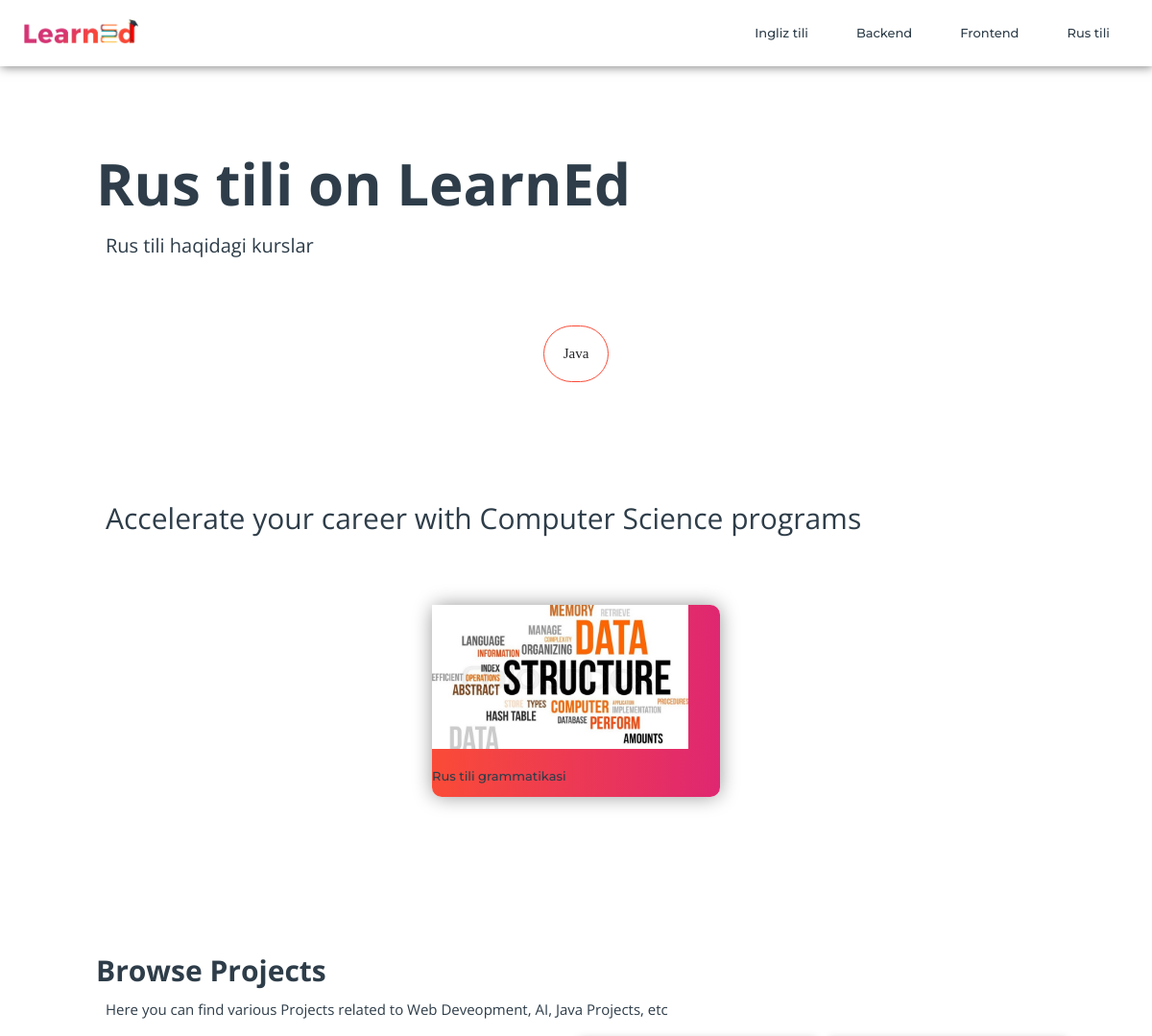
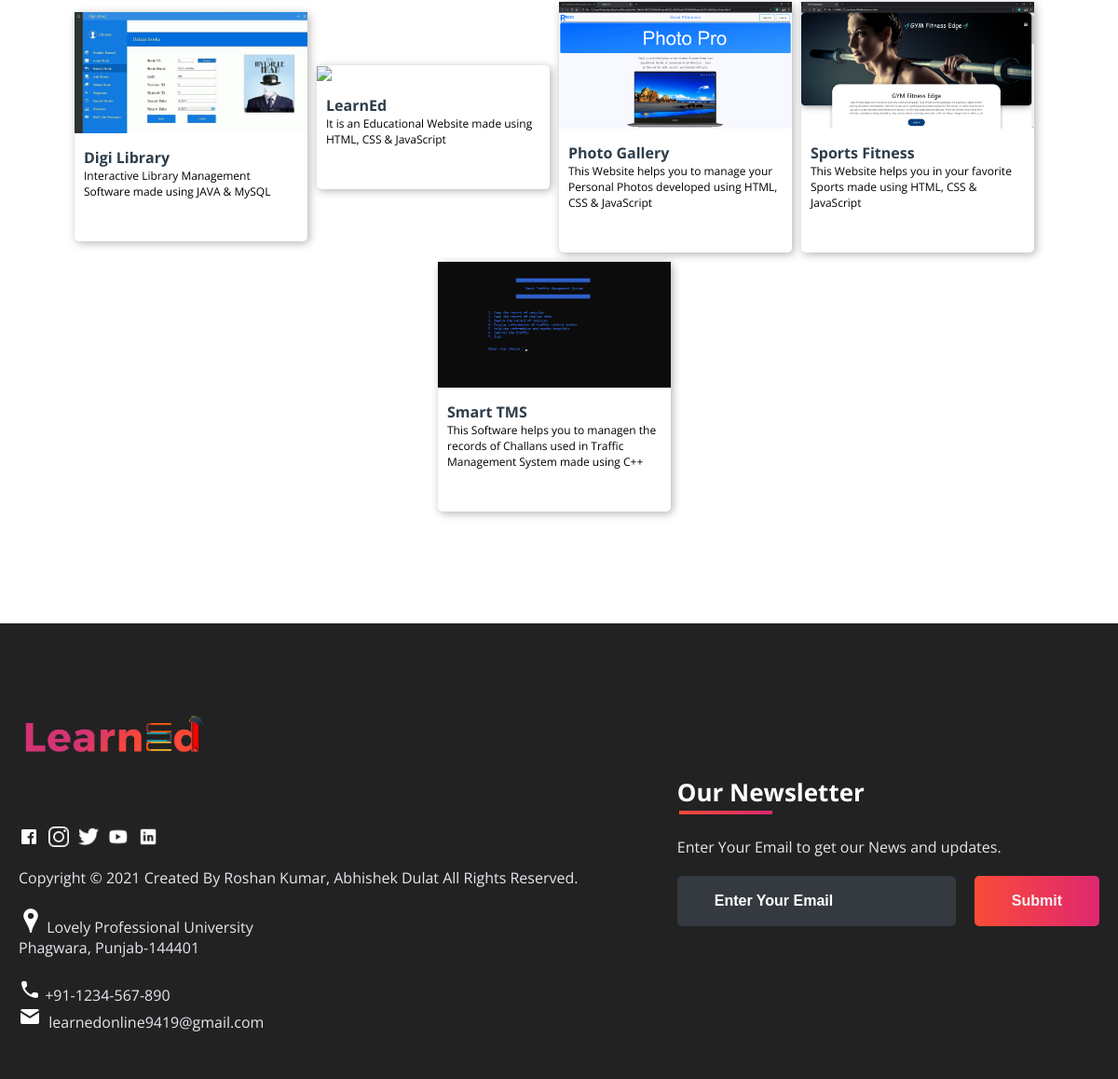
The page /course/russian/ on the database its author committed (2 pictures, top to bottom).
### learn/models.py (models this page shows, shortened)
class CategoryModel(models.Model):  # Frontend, Backend, Ingliz tili ...
    title = models.CharField(max_length=100)
    description = models.CharField(max_length=255)
    slug = models.SlugField(unique=True, blank=True, null=True)
    class Meta:
        verbose_name = 'category'
        verbose_name_plural = 'categories'

class SubjectModel(models.Model):  # JS, Python, Java, Elementary, Beginner ...
    title = models.CharField(max_length=100)
    image = models.ImageField()
    service_id = models.ForeignKey(CategoryModel, on_delete=models.CASCADE)
    class Meta:
        verbose_name = 'subject'
        verbose_name_plural = 'subjects'

### learn/views.py (the view)
# urls.py: path('course/<str:slug>/', category_page_view, name='course_page'),
def category_page_view(request, slug):
    category = CategoryModel.objects.get(slug=slug)
    subjects = SubjectModel.objects.filter(service_id=category.id)
    cats = CategoryModel.objects.all()
    context = {
        "category": category,
        "subjects": subjects,
        "categories": cats,
    }
    return render(request, 'course.html', context=context)

### templates/course.html (shortened to what this page needs)
{% load static %}
<!DOCTYPE html>
<html>
<head>
	<link rel="stylesheet" type="text/css" href="{% static '/subjects/subjects.css' %}">
</head>
<body>
	<header>
		<div class="nav" id="nav">
			<div id="learned-logo">
			<a href="{% url 'home_page' %}"><img src="{% static '/images/icon/logo.png' %}" style="width: 120px;"></a></div>
			<ul id="list-switch">
				{% for category in categories %}
					<li><a href="{% url 'course_page' slug=category.slug %}"><img src="" class="icon">{{ category.title }}</a></li>
				{% endfor %}
			</ul>
		</div>
	</header>
	<div class="title">
		<span>{{ category.title }} on LearnEd</span>
		<div class="shortdesc">
			<p>{{ category.description }}</p>
		</div>
	</div>
	<div class="course">
			<div class="cbox">
				<div class="det"><a href="#">Java</a></div>
		</div>
	</div>
	<div class="inbt">
		Accelerate your career with Computer Science programs
	</div>
	<div class="ccard">
	<center>
		<div class="ccardbox">
			{% for subject in subjects %}
				<div class="dcard">
				<a href="{% url 'view_page' pk=subject.pk %}"><div class="fpart"><img src="{{ subject.image.url }}"></div></a>
				<a href="#"><div class="spart"></div>{{ subject.title }}</a>
			</div>
			{% endfor %}
		</div>
	</center>
	</div>
	<div class="title2" id="projects">
		<span>Browse Projects</span>
		<div class="shortdesc2">
			<p>Here you can find various Projects related to Web Deveopment, AI, Java Projects, etc</p>
		</div>
	</div>
	<div class="project-panel">
		<div class="project-card">
			<img src="{% static '/images/projects/p1.jpg' %}">
			<div class="info">
				<h4>Digi Library</h4><p>Interactive Library Management Software made using JAVA & MySQL</p>
				<div class="download"><a href="https://github.com/roshan9419" target="_blank">Download</a></div>
			</div>
		</div>
		<div class="project-card">
			<img src="{% static '/images/projects/p2.jpg' %}">
			<div class="info">
				<h4>LearnEd</h4><p>It is an Educational Website made using HTML, CSS & JavaScript</p>
				<div class="download"><a href="https://github.com/roshan9419" target="_blank">Download</a></div>
			</div>
		</div>
		<div class="project-card">
			<img src="{% static '/images/projects/p3.jpg' %}">
			<div class="info">
				<h4>Photo Gallery</h4><p>This Website helps you to manage your Personal Photos developed using HTML, CSS & JavaScript</p>
				<div class="download"><a href="https://github.com/roshan9419" target="_blank">Download</a></div>
			</div>
		</div>
		<div class="project-card">
			<img src="{% static '/images/projects/p4.jpg' %}">
			<div class="info">
				<h4>Sports Fitness</h4><p>This Website helps you in your favorite Sports made using HTML, CSS & JavaScript</p>
				<div class="download"><a href="https://github.com/roshan9419" target="_blank">Download</a></div>
			</div>
		</div>
		<div class="project-card">
			<img src="{% static '/images/projects/p5.jpg' %}">
			<div class="info">
				<h4>Smart TMS</h4><p>This Software helps you to managen the records of Challans used in Traffic Management System made using C++</p>
				<div class="download"><a href="https://github.com/roshan9419/smart_traffic" target="_blank">Download</a></div>
			</div>
		</div>
	</div>
<br><br><br><br><br>
<footer>
	<div class="footer-container">
		<div class="left-col">
			<img src="{% static '/images/icon/logo - Copy.png' %}" style="width: 200px;">
			<div class="social-media">
				<a href="#"><img src="{% static '/images/icon\fb.png' %}"></a>
				<a href="#"><img src="{% static '/images/icon\insta.png' %}"></a>
				<a href="#"><img src="{% static '/images/icon\tt.png' %}"></a>
				<a href="#"><img src="{% static '/images/icon\ytube.png' %}"></a>
				<a href="#"><img src="{% static '/images/icon\linkedin.png' %}"></a>
			</div><br><br>
			<p class="rights-text">Copyright © 2021 Created By Roshan Kumar, Abhishek Dulat All Rights Reserved.</p>
			<br><p><img src="{% static '/images/icon/location.png' %}"> Lovely Professional University<br>Phagwara, Punjab-144401</p><br>
			<p><img src="{% static '/images/icon/phone.png' %}"> +91-1234-567-890<br><img src="{% static '/images/icon/mail.png' %}">&nbsp; learnedonline9419@gmail.com</p>
		</div>
		<div class="right-col">
			<h1 style="color: #fff">Our Newsletter</h1>
			<div class="border"></div><br>
			<p>Enter Your Email to get our News and updates.</p>
			<form class="newsletter-form">
				<input class="txtb" type="email" placeholder="Enter Your Email">
				<input class="btn" type="submit" value="Submit">
			</form>
		</div>
	</div>
</footer>
</body>
</html>

### static/subjects/subjects.css (style rules this page uses)
* { box-sizing: border-box; margin: 0; padding: 0; }
html { scroll-behavior: smooth; }
body { background: #FFF; font-family: 'Open Sans', sans-serif; }
.nav { width: 100%; background-color: #fff; display: flex; flex-wrap: wrap; justify-content: space-between; align-items: center; padding: 20px 2%; position: fixed; top: 0px; z-index: 10; box-shadow: 1px 1px 10px rgba(0,0,0,0.5); }
.nav li, a, button { float: left; font-family: "Montserrat", sans-serif; font-weight: 500; font-size: 13px; color: #2E3D49; display: block; text-decoration: none; text-align: center; }
.nav ul li { list-style: none; display: inline-block; padding: 0px 20px; }
.nav ul li a { transition: all 0.3s ease 0s; }
.title { margin-top: 150px; margin-left: 100px; }
.title span { font-weight: 700; font-family: 'Open Sans', sans-serif; font-size: 60px; color: #2E3D49; }
.title .shortdesc { padding: 10px; font-family: 'Open Sans', sans-serif; font-size: 20px; color: #2E3D49; margin-bottom: 50px; }
.course { display: grid; justify-content: center; }
.cbox { display: inline-flex; flex-wrap: wrap; justify-content: center; }
.cbox .det { height: 60px; margin: 10px; background: #fff; cursor: pointer; border-radius: 50px; }
.cbox .det a { justify-content: space-around; width: 100%; padding: 20px; border-radius: 50px; border: 1px solid #FA4B37; font-size: 15px; color: #272529; font-family: cursive; text-decoration: none; }
.inbt { padding: 10px; font-family: 'Open Sans', sans-serif; font-size: 30px; color: #2E3D49; margin: 100px; margin-bottom: 50px; }
.ccard { display: flex; flex-wrap: wrap; justify-content: center; align-items: center; }
.ccardbox { display: flex; flex-wrap: wrap; justify-content: center; }
.dcard { margin: 10px; width: 300px; height: 200px; background: linear-gradient(to right, #FA4B37, #DF2771); border-radius: 10px; box-shadow: 0 0 20px rgba(0,0,0,0.4); }
.dcard .fpart { width: inherit; height: 150px; color: #000; text-align: left; overflow: hidden; }
.dcard .fpart img { width: 100%; height: 100%; }
.dcard .spart { padding: 10px; padding-right: 0px; color: #fff; text-align: left; cursor: pointer; }
.title2 { position: relative; padding-top: 150px; margin-left: 100px; }
.title2 span { font-weight: 700; font-family: 'Open Sans', sans-serif; font-size: 30px; color: #2E3D49; }
.title2 .shortdesc2 { padding: 10px; font-family: 'Open Sans', sans-serif; font-size: 15px; color: #2E3D49; margin-bottom: 10px; }
.project-panel { display: flex; flex-wrap: wrap; align-items: center; justify-content: center; }
.project-card { width: 250px; background: #fff; margin-right: 10px; margin-bottom: 10px; border-radius: 5px; cursor: pointer; box-shadow: 2px 2px 10px rgba(0,0,0,0.3); }
.project-card img { width: inherit; }
.project-card .info { padding: 10px; }
.project-card .info h4 { color: #2E3D49; }
.project-card .info p { font-size: 12px; }
.download { margin-top: 10px; display: flex; justify-content: center; }
footer { color: #E5E8EF; background: #000D; padding: 50px 0; }
footer .footer-container { max-width: 1300px; margin: auto; padding: 0 20px; display: flex; justify-content: space-between; align-items: center; flex-wrap: wrap-reverse; }
footer .social-media img { width: 22px; }
footer .social-media { margin: 20px 0; }
footer .social-media a { color: #001a21; margin-right: 10px; font-size: 22px; text-decoration: none; }
footer .right-col h1 { font-size: 26px; }
footer .border { width: 100px; height: 4px; background: linear-gradient(to right, #FA4B37, #DF2771); margin: 2px; }
footer .newsletter-form { display: flex; justify-content: center; align-items: center; flex-wrap: wrap; }
footer input::placeholder { color: white !important; }
footer .txtb { flex: 1; padding: 18px 40px; font-size: 16px; background: #343A40; border: none; font-weight: 700; outline: none; border-radius: 5px; min-width: 260px; margin-top: 20px; color: white; }
footer .btn { margin-top: 20px; padding: 18px 40px; font-size: 16px; color: #f1f1f1; background: linear-gradient(to right, #FA4B37, #DF2771); border: none; font-weight: 700; outline: none; border-radius: 5px; margin-left: 20px; cursor: pointer; transition: opacity .3s linear; }

### rows shown on the page
CategoryModel: title "Ingliz tili"
CategoryModel: title "Backend"
CategoryModel: title "Frontend"
CategoryModel: title "Rus tili", description "Rus tili haqidagi kurslar"
SubjectModel: image (picture), title "Rus tili grammatikasi"
